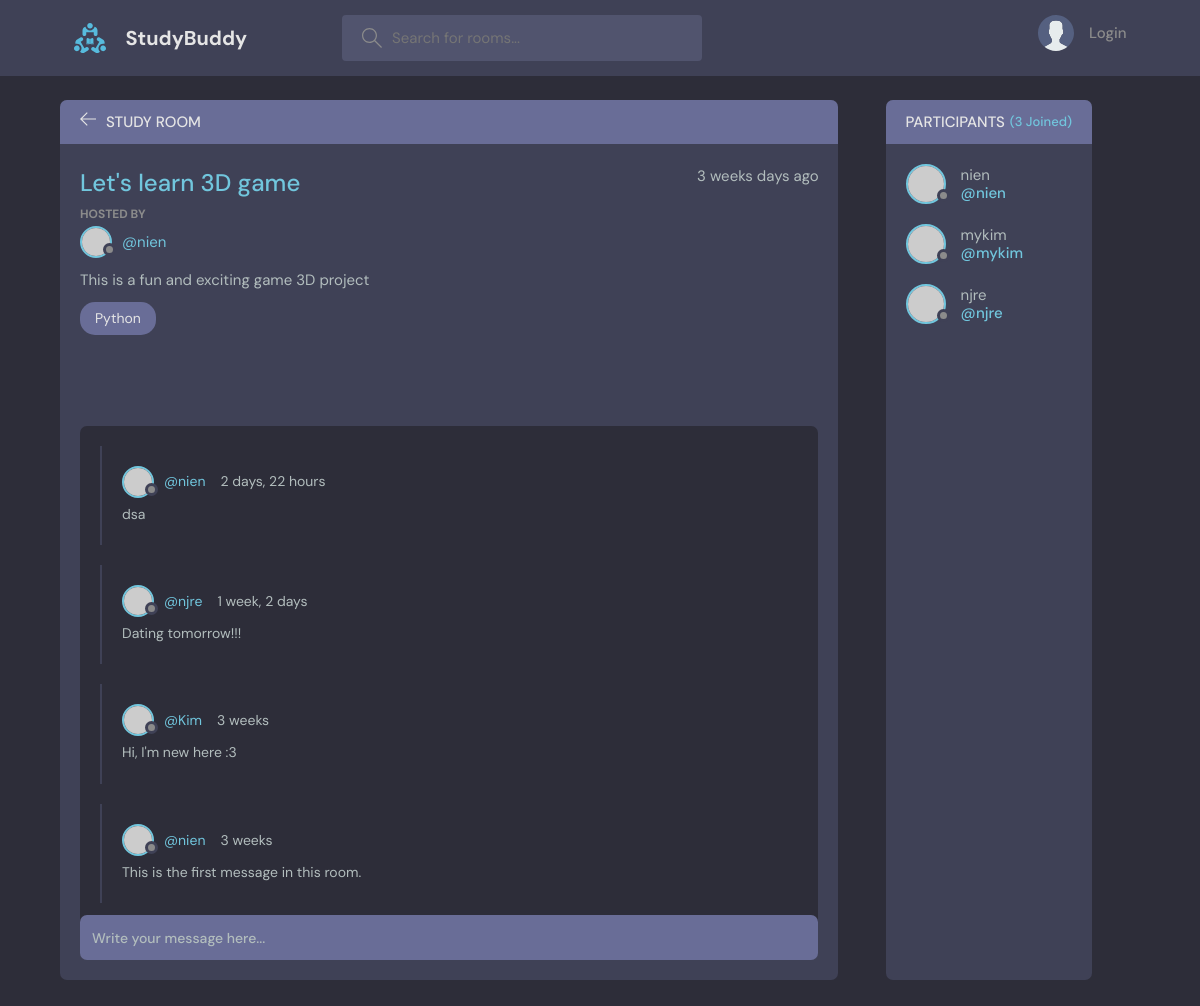
The page /room/1 on the database as committed earlier.
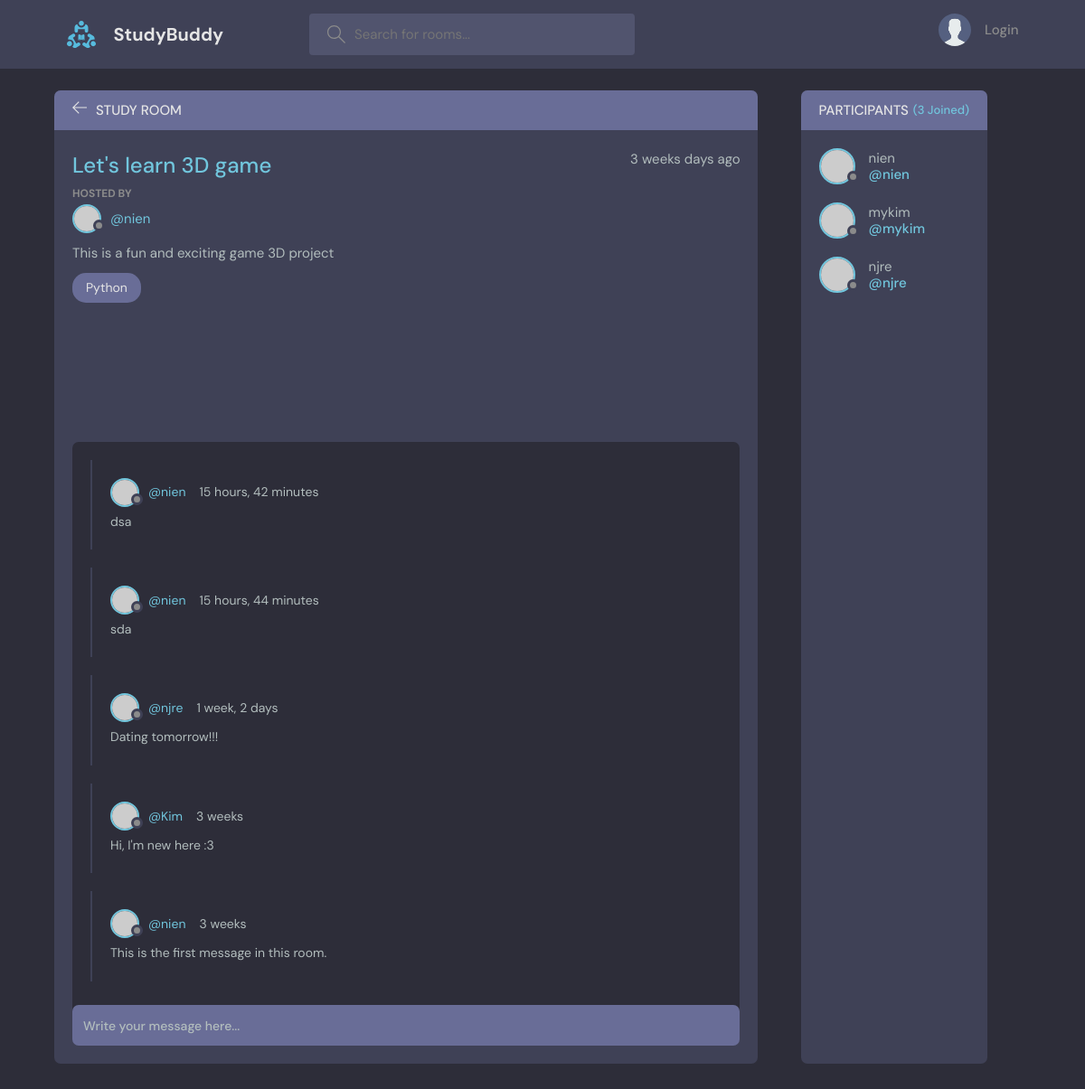
The same page on the database as committed later.
### base/models.py (models this page shows, shortened)
class Message(models.Model):
    user = models.ForeignKey(User, on_delete=models.CASCADE)
    room = models.ForeignKey(Room, on_delete=models.CASCADE) # When room get deleted, all messages will be deleted as well
    body = models.TextField()
    updated = models.DateTimeField(auto_now=True)
    created = models.DateTimeField(auto_now_add=True)
    class Meta:
        ordering = ['-updated', '-created'] # the newest information from form will appear at first

### base/views.py (the view, shortened to what this page needs)
# urls.py: path('room/<str:pk>', views.room, name='room'),
def room(request, pk):
    room = Room.objects.get(id=pk)
    room_messages = room.message_set.all().order_by('-created')
    participants = room.participants.all()
    context = {'room': room, 'room_messages': room_messages, 'participants': participants}
    return render(request, 'base/room.html', context)

### base/models.py (called while the page is built)
    def __str__(self):
        return self.name

### base/templates/base/room.html (shortened to what this page needs)
{% extends 'main.html'%} {% block content%}
<main class="profile-page layout layout--2">
      <div class="container">
        <div class="room">
          <div class="room__top">
            <div class="room__topLeft">
              <a href="{% url 'home' %}">
                <svg version="1.1" xmlns="http://www.w3.org/2000/svg" width="32" height="32" viewBox="0 0 32 32">
                  <title>arrow-left</title>
                  <path
                    d="M13.723 2.286l-13.723 13.714 13.719 13.714 1.616-1.611-10.96-10.96h27.625v-2.286h-27.625l10.965-10.965-1.616-1.607z"
                  ></path>
                </svg>
              </a>
              <h3>Study Room</h3>
            </div>
          </div>
          <div class="room__box scroll">
            <div class="room__header scroll">
              <div class="room__info">
                <h3>{{room.name}}</h3>
                <span>{{room.created|timesince}} days ago</span>
              </div>
              <div class="room__hosted">
                <p>Hosted By</p>
                <a href="{%url 'user-profile' room.host.id %}" class="room__author">
                  <div class="avatar avatar--small">
                    <img src="https://randomuser.me/api/portraits/men/37.jpg" />
                  </div>
                  <span>@{{room.host}}</span>
                </a>
              </div>
              <div class="room__details">
                {{room.description}}
              </div>
              <span class="room__topics">{{room.topic}}</span>
            </div>
            <div class="room__conversation">
              <div class="threads scroll">
                {% for message in room_messages %}
                <div class="thread">
                  <div class="thread__top">
                    <div class="thread__author">
                      <a href="{% url 'user-profile' message.user.id %}" class="thread__authorInfo">
                        <div class="avatar avatar--small">
                          <img src="https://randomuser.me/api/portraits/men/37.jpg" />
                        </div>
                        <span>@{{message.user.username}}</span>
                      </a>
                      <span class="thread__date">{{message.updated|timesince}}</span>
                    </div>
                  </div>
                  <div class="thread__details">
                    {{message.body}}
                  </div>
                </div>
                {% endfor %}
              </div>
            </div>
          </div>
          <div class="room__message">
            <form action="#" method="POST">
              <input name="body" placeholder="Write your message here..." />
            </form>
          </div>
        </div>
        <div class="participants">
          <h3 class="participants__top">Participants <span>({{participants.count}} Joined)</span></h3>
          <div class="participants__list scroll">
            {% for participant in participants %}
            <a href="{% url 'user-profile' participant.id %}" class="participant">
              <div class="avatar avatar--medium">
                <img src="https://randomuser.me/api/portraits/men/37.jpg" />
              </div>
              <p>
                {{participant.username}}
                <span>@{{participant.username}}</span>
              </p>
            {% endfor %}
          </div>
        </div>
      </div>
    </main>
{% endblock%}

Rows that differ between the two databases and show on the page:
removed Message: user.username "nien", updated "2 days, 22 hours", body "dsa"
added Message: user.username "nien", updated "15 hours, 42 minutes", body "dsa"
added Message: user.username "nien", updated "15 hours, 44 minutes", body "sda"
